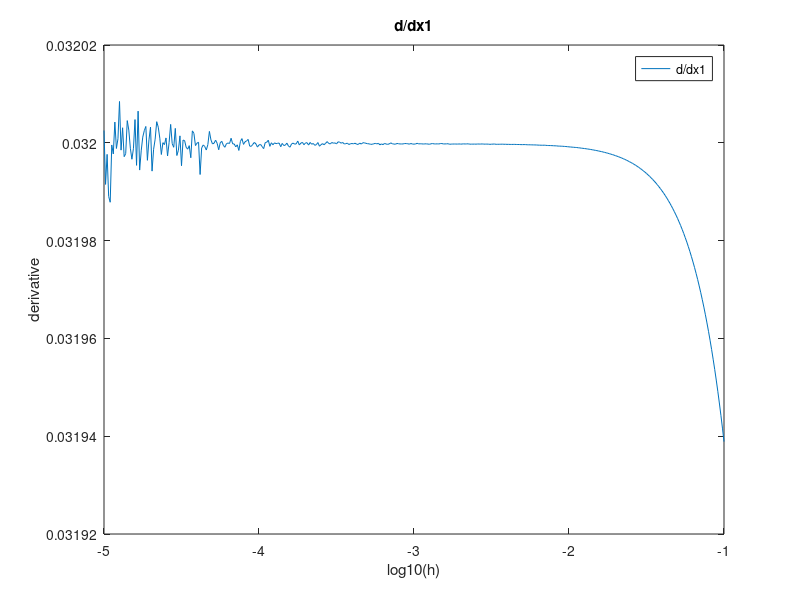
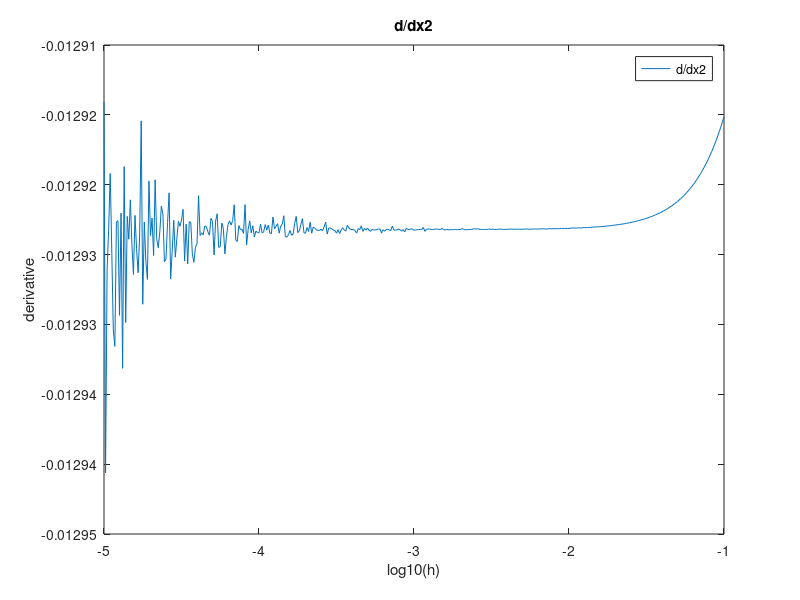
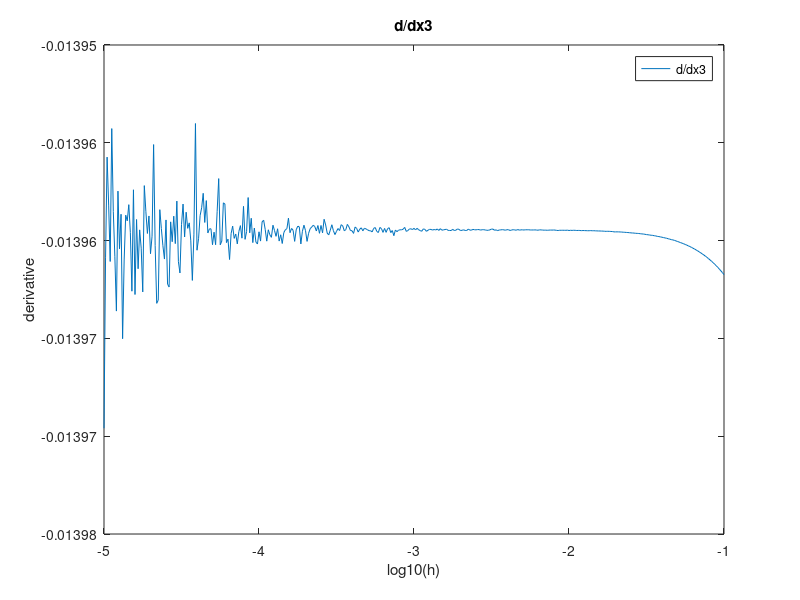
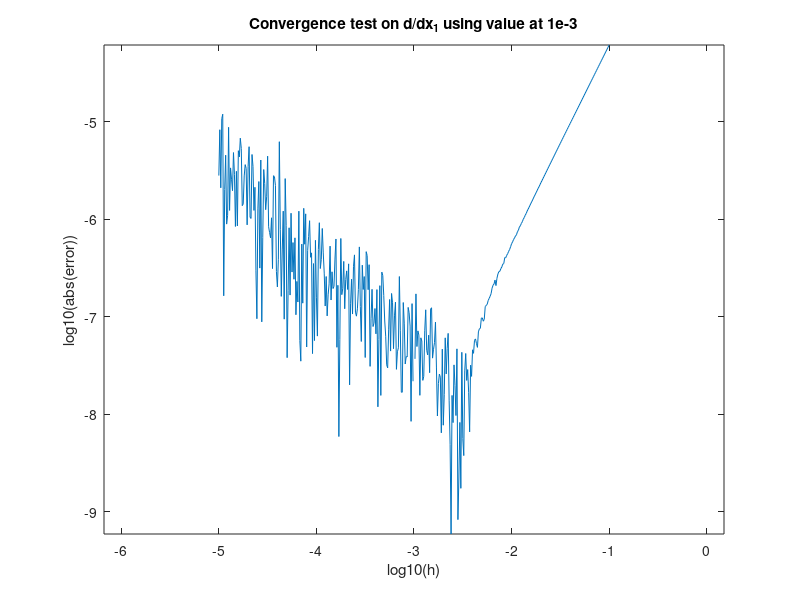

Source code (MATLAB) for these figures, in order:
clear;clc;addpath('../src');

res1 = load('grad_arr1.mat');
res2 = load('grad_arr2.mat');
res3 = load('grad_arr3.mat');
res4 = load('grad_arr4.mat');

grad1 = res1.grad_arr;
grad2 = res2.grad_arr;
grad3 = res3.grad_arr;
grad4 = res4.grad_arr;

log10h1 = -1:-0.01:-2;
log10h2 = -2:-0.01:-3;
log10h3 = -3:-0.01:-4;
log10h4 = -4:-0.01:-5;

grad2 = grad2(2:end,:);
grad3 = grad3(2:end,:);
grad4 = grad4(2:end,:);

log10h2 = log10h2(1,2:end);
log10h3 = log10h3(1,2:end);
log10h4 = log10h4(1,2:end);

grad = cat(1,grad1,grad2,grad3,grad4);
log10h = cat(2,log10h1,log10h2,log10h3,log10h4);

figure(1);
clf;
plot(log10h, grad(:,1),'DisplayName','d/dx1');
title('d/dx1')
xlabel('log10(h)')
ylabel('derivative')
legend;

figure(2);
clf;
plot(log10h, grad(:,2),'DisplayName','d/dx2');
title('d/dx2')
xlabel('log10(h)')
ylabel('derivative')
legend;

figure(3);
clf;
plot(log10h, grad(:,3),'DisplayName','d/dx3');
title('d/dx3')
xlabel('log10(h)')
ylabel('derivative')
legend;

%%%% Convergence test
true_val = grad(201,:);
err = log10(abs(grad - true_val));

figure(4);
plot(log10h, err(:,1));
title('Convergence test on d/dx_1 using value at 1e-3');
ylabel('log10(abs(error))');
xlabel('log10(h)');
axis equal;


figure(5);
plot(log10h, err(:,2));
title('Convergence test on d/dx_2 using value at 1e-3');
ylabel('log10(abs(error))');
xlabel('log10(h)');
axis equal;


figure(6);
plot(log10h, err(:,3));
title('Convergence test on d/dx_3 using value at 1e-3');
ylabel('log10(abs(error))');
xlabel('log10(h)');
axis equal;


true_val = grad(301,:);
err = log10(abs(grad - true_val));

figure(7);
plot(log10h, err(:,1));
title('Convergence test on d/dx_1 using value at 1e-4');
ylabel('log10(abs(error))');
xlabel('log10(h)');
axis equal;


figure(8);
plot(log10h, err(:,2));
title('Convergence test on d/dx_2 using value at 1e-4');
ylabel('log10(abs(error))');
xlabel('log10(h)');
axis equal;


figure(9);
plot(log10h, err(:,3));
title('Convergence test on d/dx_3 using value at 1e-4');
ylabel('log10(abs(error))');
xlabel('log10(h)');
axis equal;
